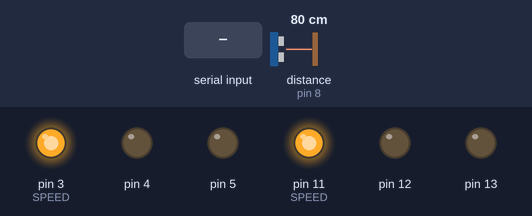
A sketch run on a simulated Arduino Uno, built with avr-gcc and run on an emulated ATmega328P. Shown: output pins drawn as LEDs (lit = HIGH). The inputs (shaded band) are chosen by the test bench; at power-on: distance to the obstacle (sensor on pin 8) 80 cm. What the sketch prints to the serial monitor is not drawn.

Above: at 1.2 s.
1.3 s: "3" received over Serial
At 1.7 s:
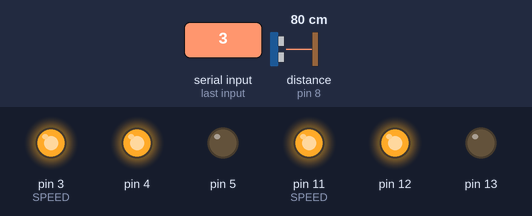
3.8 s: "1" received over Serial
At 4.8 s:
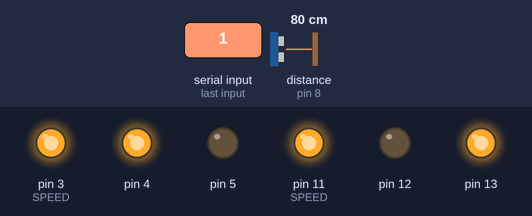
5.3 s: "2" received over Serial
At 6.0 s:
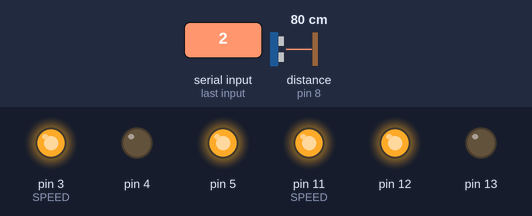
6.8 s: "4" received over Serial
At 7.1 s:
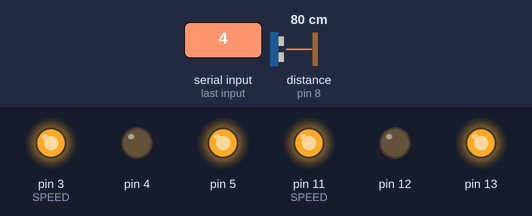
Timing chart, 0 to 9.8 s (numbered marks = the images above; inputs shaded):
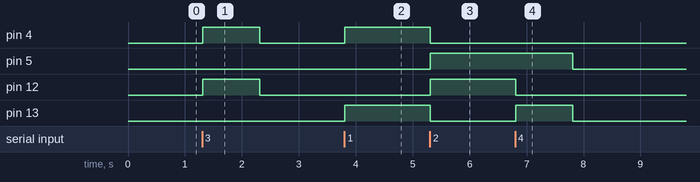

Measured:
- after the input at 1.3 s, pin 4, pin 12: LOW → HIGH at once, → LOW 1.0 s later
- after the input at 3.8 s, pin 4, pin 13: LOW → HIGH at once
- after the input at 5.3 s, pin 4, pin 13: HIGH → LOW at once; pin 5, pin 12: LOW → HIGH at once
- after the input at 6.8 s, pin 5: HIGH → LOW after 1.0 s; pin 12: HIGH → LOW at once; pin 13: LOW → HIGH at once, → LOW 1.0 s later

The sketch:

sketch_aug20a.ino
```cpp
#include <Ultrasonic.h>
Ultrasonic u = Ultrasonic(7,8);
void setup() {
  // put your setup code here, to run once:
  pinMode(11, OUTPUT); // SPEED(0 - 255)
  pinMode(12, OUTPUT);
  pinMode(13, OUTPUT);
  analogWrite(11, 255); // Speed Value passs


  pinMode(3, OUTPUT); // SPEED(0 - 255)
  pinMode(4, OUTPUT);
  pinMode(5, OUTPUT);
  analogWrite(3, 255); // Speed Value passs
  Serial.begin(9600);


}

void loop() {
  // put your main code here, to run repeatedly:
  int x = Serial.read();
 int d =  u.distanceRead();
 Serial.println(d);

  if(d <= 10){
    digitalWrite(12, LOW);
    digitalWrite(13, LOW);
    digitalWrite(4, LOW);
    digitalWrite(5, LOW);


    }
       if (x == '1') {
    digitalWrite(12, LOW);
    digitalWrite(13, HIGH);
    digitalWrite(4, HIGH);
    digitalWrite(5, LOW);

  }

  if (x == '2') {
    digitalWrite(13, LOW);
    digitalWrite(12, HIGH);
    digitalWrite(5, HIGH);
    digitalWrite(4, LOW);
  }

  if (x == '3') {
//    Serial.println("Left");
     digitalWrite(12, HIGH);
     digitalWrite(13, LOW);
     digitalWrite(5, LOW);
     digitalWrite(4, HIGH);
      delay(1000);
     digitalWrite(12, LOW);
     digitalWrite(13, LOW);
     digitalWrite(5, LOW);
     digitalWrite(4, LOW);
        delay(1000);

  }
  if (x == '4') {
    digitalWrite(12, LOW);
    digitalWrite(13, HIGH);
    digitalWrite(5, HIGH);
    digitalWrite(4, LOW);
    delay(1000);
     digitalWrite(12, LOW);
    digitalWrite(13, LOW);
    digitalWrite(5, LOW);
    digitalWrite(4, LOW);
       delay(1000);
  }
    if (x == '5') {
    digitalWrite(12, LOW);
    digitalWrite(13, LOW);
    digitalWrite(5, LOW);
    digitalWrite(4, LOW);
  }


}
```
